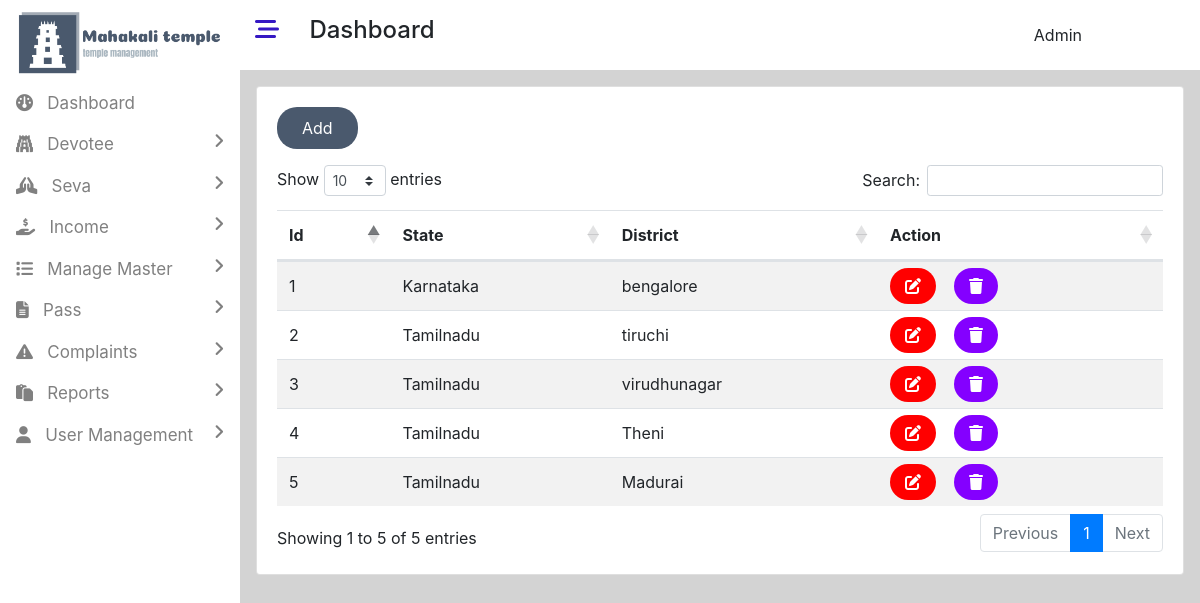
The app's page /admin/manage_districts.php (signed in) with its own data.
### tables this page shows
CREATE TABLE `district` (
  `did` int(11) NOT NULL,
  `state_id` int(11) NOT NULL,
  `district_name` varchar(50) NOT NULL,
  `reading_time` timestamp NOT NULL DEFAULT current_timestamp() ON UPDATE current_timestamp()
);

CREATE TABLE `state` (
  `sid` int(11) NOT NULL,
  `state_name` varchar(60) NOT NULL,
  `reading_time` timestamp NOT NULL DEFAULT current_timestamp() ON UPDATE current_timestamp()
);

### admin/admin_db.php (called while the page is built, shortened)
<?php
$con=mysqli_connect("localhost","root","","temple");
        ?>
            <?php
class district
{
            ?>
            <?php
    public function get_district()
    {
        global $con;
        $sql="select * from district inner join state on district.state_id=state.sid order by district.did desc";
        $result=mysqli_query($con,$sql);
        $r=[];
        while($row=mysqli_fetch_assoc($result))
        {
            array_push($r,$row);
        }
        return $r;
    }
}
            ?>

### admin/manage_districts.php (the view, shortened to what this page needs)
<!DOCTYPE html>
<html lang="en">
<head>
    <link rel="stylesheet" href="../assets/bootstrap/bootstrap.min.css">
     <link rel="stylesheet" href="https://cdnjs.cloudflare.com/ajax/libs/twitter-bootstrap/4.5.2/css/bootstrap.css" type="text/css">
     <link rel="stylesheet" href="https://cdn.datatables.net/1.13.7/css/dataTables.bootstrap4.min.css" type="text/css">
    <link rel="stylesheet" href="https://cdnjs.cloudflare.com/ajax/libs/font-awesome/6.4.2/css/all.min.css"  />
    <link rel="stylesheet" href="css/style.css" type="text/css">
</head>
<body class="dashboard-page">
<div>
<?php
include("includes/leftbar.php");
?>
<div style="width:80%;height:110vh;" class="float-right main-content">
<?php
include("includes/header.php");
?>
<div class="container p-3">
<div class="card">
<div class="card-body">
<a href="add_district.php" class="btn button-color text-white px-4 py-2">Add</a>
<div class="row mt-3">
    <div class="col-md-12">
       <table id="example" class="example3 table table-striped" style="width:100%">
        <thead>
            <tr>
                <th>Id</th>
                <th>State</th>
                <th>District</th>
                <th>Action</th>
            </tr>
        </thead>
        <tbody>
<?php
include("admin_db.php");
$obj=new district();
$states=$obj->get_district();
$i=1;
foreach($states as $state)
{
?>
<tr>
    <td><?=$i?></td>
    <td><?=$state["state_name"]?></td>
    <td><?=$state["district_name"]?></td>
    <td>
    <a href="edit_district.php?id=<?=$state['did']?>" id="ed-icon"><i class="fa-solid fa-pen-to-square"></i></a>
    <a href="delete_district.php?id=<?=$state['did']?>" id="del-icon"><i class="fa-solid fa-trash"></i></a>
    </td>
</tr>
<?php
$i++;
}
?>
        </tbody>
    </table>
    </div>
</div>
</div>
</div>
</div>
</div>
</div>
</body>
</html>

### admin/css/style.css (style rules this page uses)
.main-content { background-color:lightgray; }

### admin/manage_districts.php (style rules this page uses)
.button-color { background-color:rgb(74,89,109); border-radius:20px; }
#ed-icon { background-color:red;padding:8px 15px;color:white;border-radius:30px; }
#del-icon { background-color:rgb(132, 0, 255);padding:8px 15px;color:white;border-radius:30px; }

### records on screen
district: state.state_name "Karnataka", district_name "bengalore"
district: state.state_name "Tamilnadu", district_name "tiruchi"
district: state.state_name "Tamilnadu", district_name "virudhunagar"
district: state.state_name "Tamilnadu", district_name "Theni"
district: state.state_name "Tamilnadu", district_name "Madurai"
